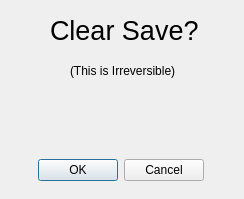
<?xml version="1.0" encoding="UTF-8"?>
<ui version="4.0">
 <class>confirm</class>
 <widget class="QDialog" name="confirm">
  <property name="geometry">
   <rect>
    <x>0</x>
    <y>0</y>
    <width>244</width>
    <height>199</height>
   </rect>
  </property>
  <property name="windowTitle">
   <string>Dialog</string>
  </property>
  <widget class="QDialogButtonBox" name="buttonBox">
   <property name="geometry">
    <rect>
     <x>-50</x>
     <y>130</y>
     <width>341</width>
     <height>81</height>
    </rect>
   </property>
   <property name="orientation">
    <enum>Qt::Horizontal</enum>
   </property>
   <property name="standardButtons">
    <set>QDialogButtonBox::Cancel|QDialogButtonBox::Ok</set>
   </property>
   <property name="centerButtons">
    <bool>true</bool>
   </property>
  </widget>
  <widget class="QLabel" name="label">
   <property name="geometry">
    <rect>
     <x>50</x>
     <y>0</y>
     <width>191</width>
     <height>61</height>
    </rect>
   </property>
   <property name="font">
    <font>
     <pointsize>20</pointsize>
    </font>
   </property>
   <property name="text">
    <string>Clear Save?</string>
   </property>
  </widget>
  <widget class="QLabel" name="label_2">
   <property name="geometry">
    <rect>
     <x>70</x>
     <y>60</y>
     <width>111</width>
     <height>21</height>
    </rect>
   </property>
   <property name="text">
    <string>(This is Irreversible)</string>
   </property>
  </widget>
 </widget>
 <resources/>
 <connections>
  <connection>
   <sender>buttonBox</sender>
   <signal>accepted()</signal>
   <receiver>confirm</receiver>
   <slot>accept()</slot>
   <hints>
    <hint type="sourcelabel">
     <x>248</x>
     <y>254</y>
    </hint>
    <hint type="destinationlabel">
     <x>157</x>
     <y>274</y>
    </hint>
   </hints>
  </connection>
  <connection>
   <sender>buttonBox</sender>
   <signal>rejected()</signal>
   <receiver>confirm</receiver>
   <slot>reject()</slot>
   <hints>
    <hint type="sourcelabel">
     <x>316</x>
     <y>260</y>
    </hint>
    <hint type="destinationlabel">
     <x>286</x>
     <y>274</y>
    </hint>
   </hints>
  </connection>
 </connections>
</ui>
